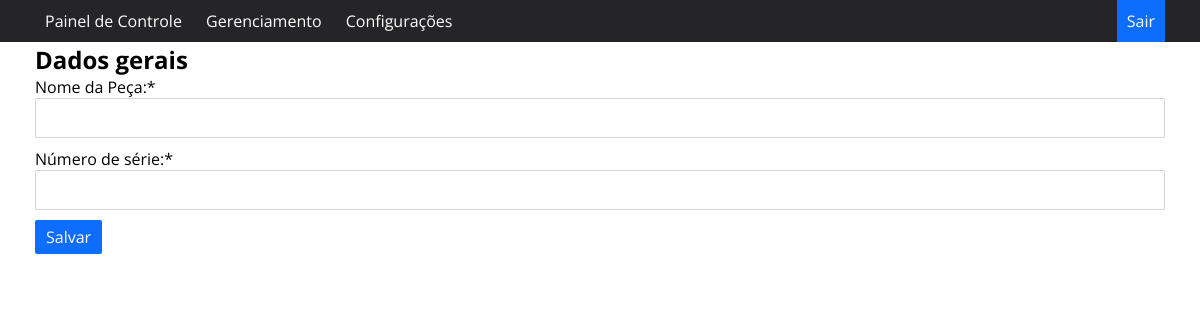
/editarpeca/1, run on an earlier commit of the app's database.
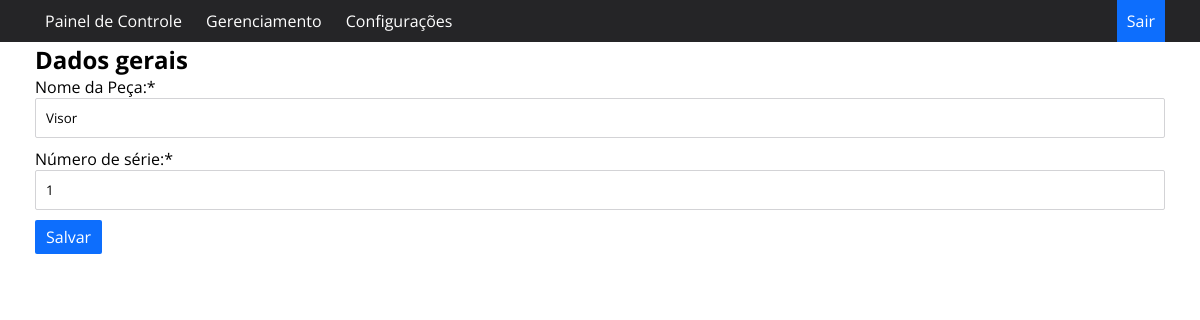
And on a later commit of the database.
### app.py (models this page shows, shortened)
class Peca(db.Model):
    id = db.Column('id', Integer, primary_key=True, autoincrement=True)
    datainsercao = db.Column('datainsercao', String(500), nullable=False)
    peca = db.Column('peca', String(255), nullable=False)
    nserie = db.Column('nserie', Integer)

### app.py (the view)
@app.route('/editarpeca/<int:id>', methods=['GET', 'POST'])
def editarpeca(id):
    peca = Peca.query.get(id)
    if request.method:
        if request.method == 'POST':
            peca.peca = request.form['peca']
            peca.nserie = request.form['nserie']
            db.session.commit()
            return redirect(url_for('gerenciamentopecas'))
        return render_template('editarpeca.html', peca=peca)
    return render_template('gerenaciamentopecas.html', peca=peca)

### templates/editarpeca.html (shortened to what this page needs)
<!DOCTYPE html>
<html lang="en">
<head>
    <link rel="stylesheet" href="{{ url_for('static', filename='estilo.css') }}">
</head>
<body>
    <nav id="menu-h">
        <ul>
            <li><a href="/paineldecontrole">Painel de Controle</a></li>
            <li><a href="#">Gerenciamento</a>
        </li>
        <li><a href="#">Configurações</a>
        </li>
            <li id="sair"><a href="#">Sair</a></li>
        </ul>
    </nav>
    <div class="container">
    <h1>Editar Peça</h1>
    <h2>Dados gerais</h2>
    <section>
    <form name="editarpeca" class="form" method="post" action="/editarpeca/{{peca.id}}">
            <div class="form-group">
                <label for="peca" class="label">Nome da Peça:*</label>
                <input type="text" name="peca" class="form-control" required value="{{peca.peca}}">
            </div>
            <div class="form-group">
                <label for="nserie" class="label">Número de série:*</label>
                <input type="number" name="nserie" class="form-control" required value="{{peca.nserie}}">
            </div>
            <div class="buttons">
            <button class="btnedit" type="submit">Salvar</button>
            </div>
    </form>
    </section>
</div>
</body>
</html>

What changed in the data, as far as the page shows it:
added Peca: peca "Visor", nserie "1"
